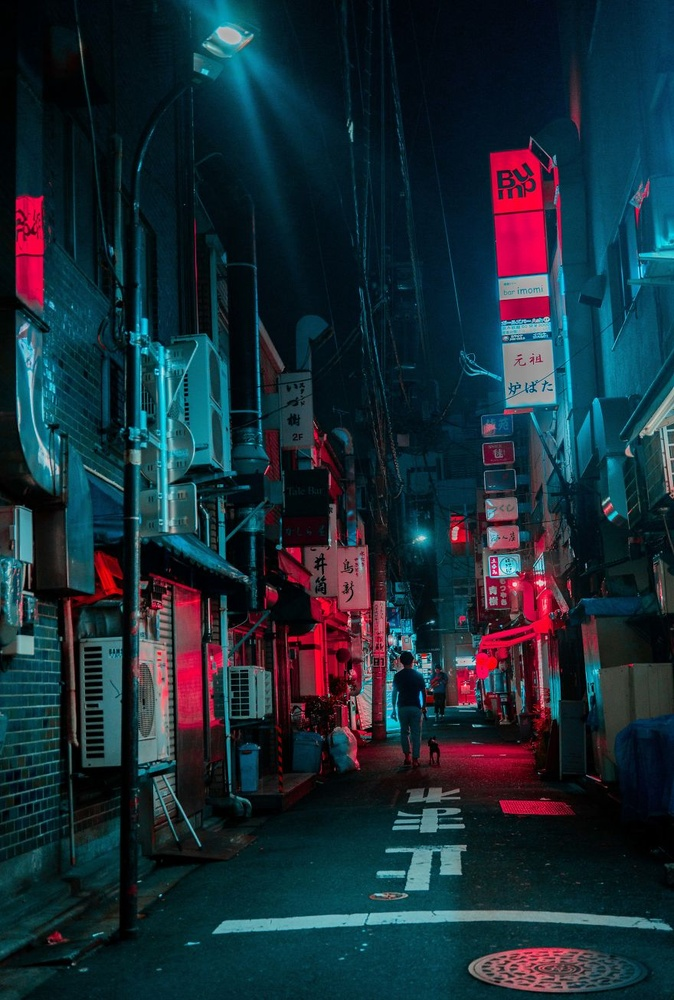
#> input picture Digital Image Processing/testing/test.jpg, 674 x 1000 px, shrunk from 880 x 1305 before the run
$ python main2.py
#> lines starting #> are read from the running program, lines starting #| are printed output that depends on the picture
import numpy as np
import matplotlib.pyplot as plt
from PIL import Image


image = plt.imread('test.jpg')[:,:,0]
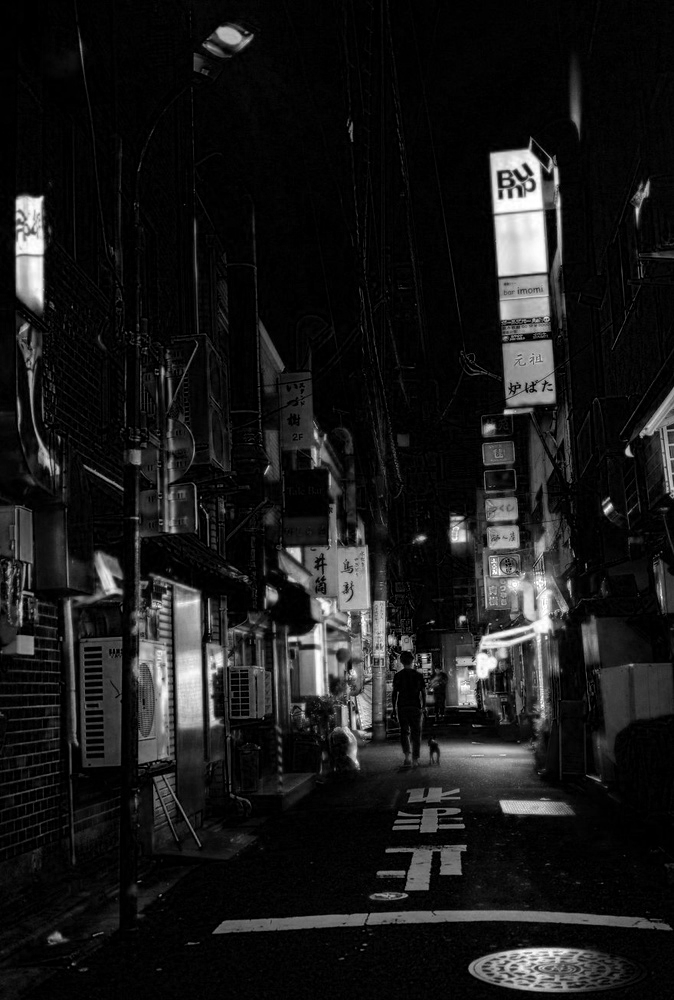
#> image: shape (1000, 674); min 0, max 255, mean 25.8
row, col = image.shape
#> row = 1000; col = 674
# one = np.pad(image, (row,col), 'constant')
# row, col = one.shape
X = np.fft.fftshift(np.fft.fft2(image))
image2 = np.pad(image, (1000,1000), 'constant')
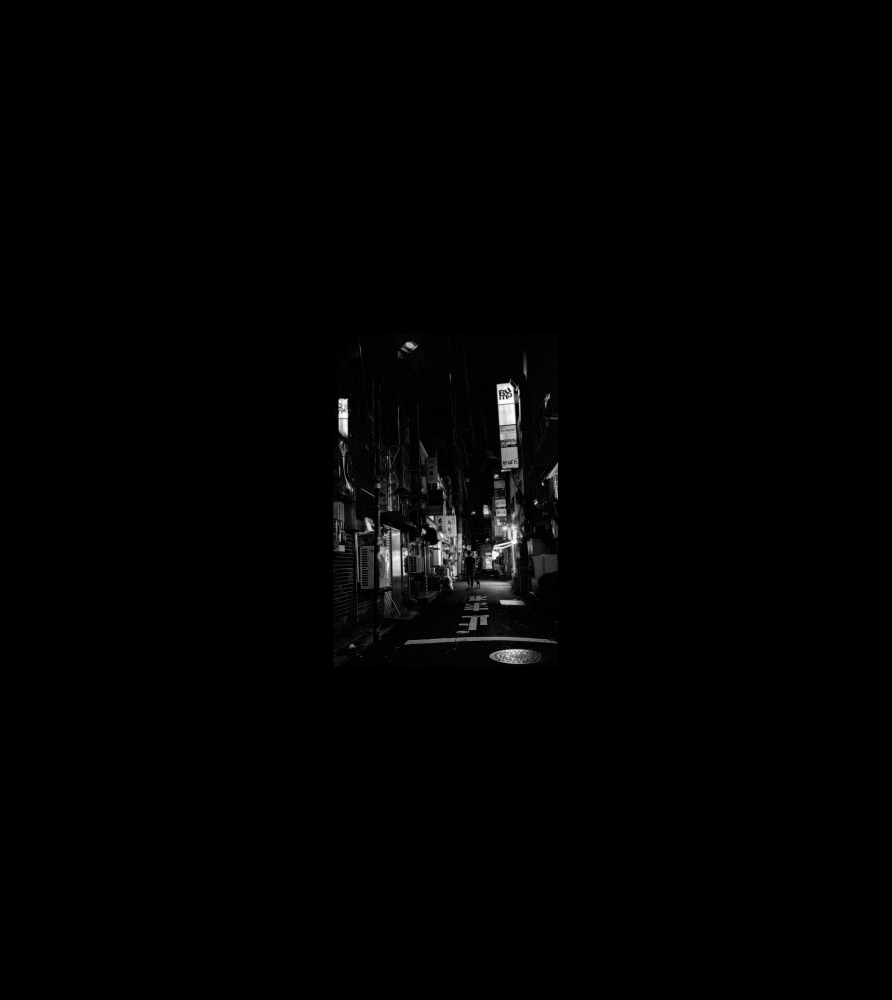
#> image2: shape (3000, 2674) (shown at 1/3 size); min 0, max 255, mean 2.2
X2 = np.fft.fftshift(np.fft.fft2(image2))

fig, ax = plt.subplots(2,1)

ax[0].imshow(np.log(np.abs(X)+1))
ax[1].imshow(np.log(np.abs(X2)+1))
plt.show()
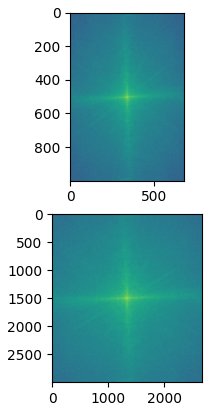
#> figure drawn by matplotlib, 2 panels


#%%
import numpy as np
import matplotlib.pyplot as plt

w = 0.25
n = np.arange(-20,20,1)
h = np.sinc(n*w)

H = np.fft.fftshift(1 - np.fft.fft(h))
freq = np.fft.fftshift(np.fft.fftfreq(len(H)))

plt.plot(n, h)
plt.show()
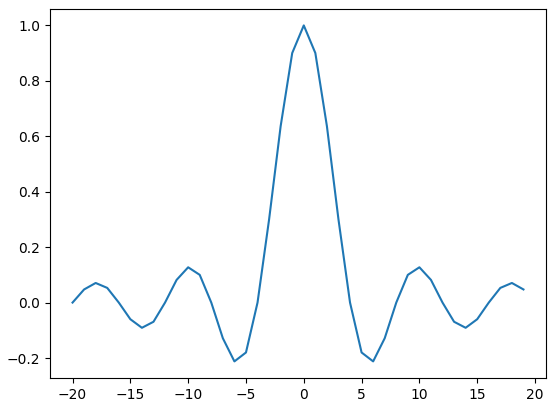
#> figure drawn by matplotlib, 1 panel; curve peaks at x = 0, y = 1

plt.plot(freq, H)
plt.show()
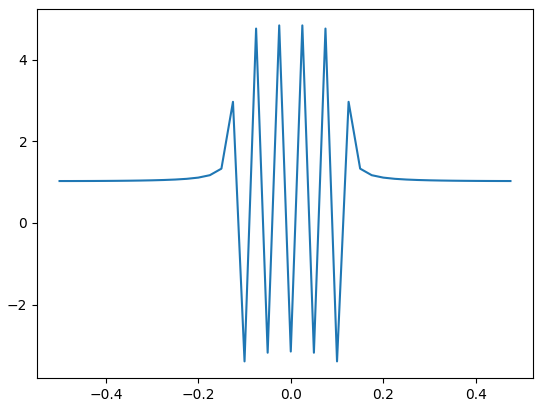
#> figure drawn by matplotlib, 1 panel; curve peaks at x = -0.025, y = 4.84
